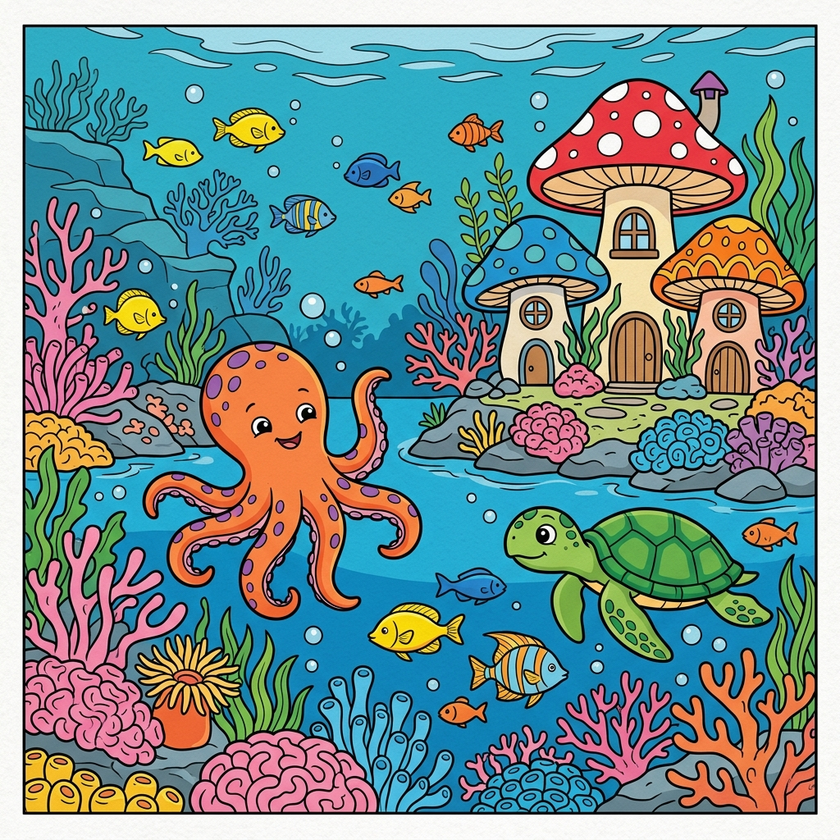
#> input picture CozyColor/assets/colored.png, 840 x 840 px, shrunk from 1024 x 1024 before the run
$ python -i extract_outlines.py   (imports and definitions only)
#> lines starting #> are read from the running program, lines starting #| are printed output that depends on the picture; after the words box and inside, x2 and y2 are one past the last pixel; in counts of white or black regions, pixels touching at a corner belong together
import os
import cv2
import numpy as np

def extract_coloring_lines(input_path, output_path):
    """
    Экстрагирует чистые контуры (лайн-арт) из цветного изображения для создания раскраски.
    Использует детектор границ Кэнни (Canny) для получения тонких и четких линий.
    """
#> called with input_path = 'assets/colored.png', output_path = 'out.png'
    img = cv2.imread(input_path)
#> img is the input picture: shape (840, 840, 3); mean B, G, R 144.2, 143, 113.6
    if img is None:
        print(f"Ошибка загрузки: {input_path}")
        return False

    # Шаг 1: Перевод в градации серого
    gray = cv2.cvtColor(img, cv2.COLOR_BGR2GRAY)
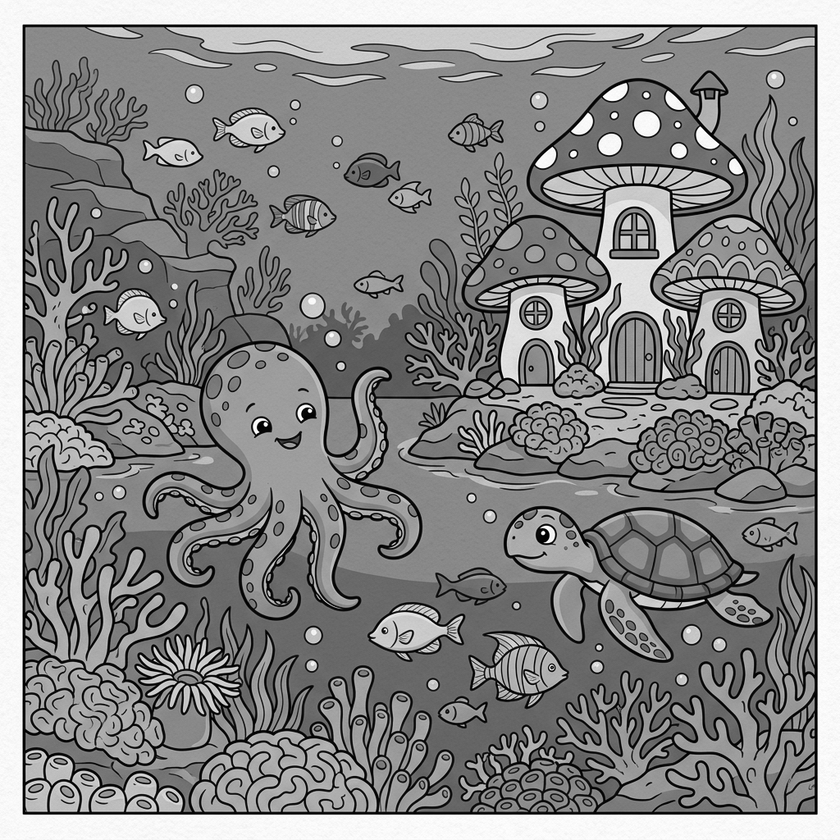
#> gray: shape (840, 840); min 0, max 255, mean 134.4

    # Шаг 2: Билатеральный фильтр для сглаживания цветового шума и сохранения резких границ
    smoothed = cv2.bilateralFilter(gray, 9, 75, 75)
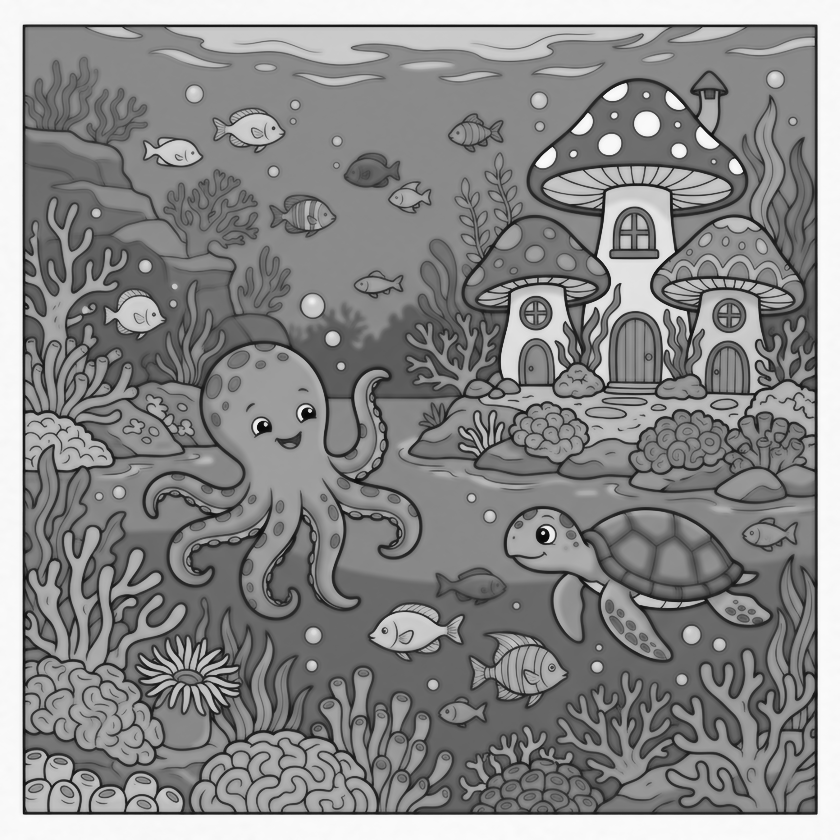
#> smoothed: shape (840, 840); min 5, max 252, mean 136.1

    # Шаг 3: Детектор границ Кэнни (Canny). Он находит перепады и превращает сплошные заливки (как глаза) в контуры
    edges = cv2.Canny(smoothed, 50, 150)
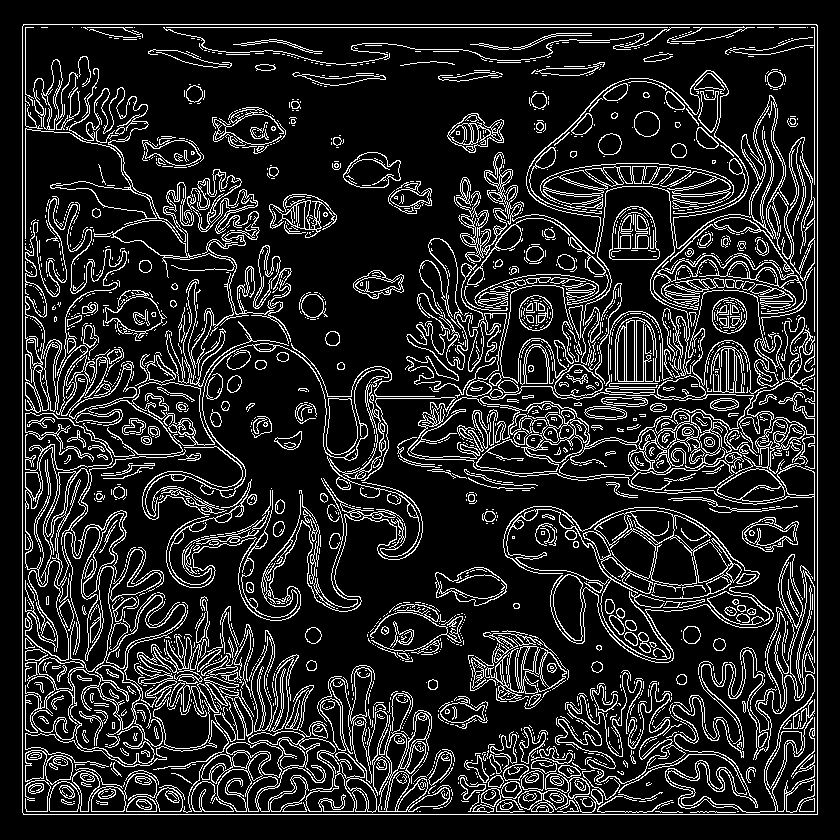
#> edges: shape (840, 840); 14.4% white in thin lines or dots, all inside (x1, y1, x2, y2) = (22, 24, 818, 815)

    # Шаг 4: Слегка утолщаем линии (на 1 пиксель), чтобы они выглядели как в раскраске
    kernel = np.ones((2, 2), np.uint8)
    dilated_edges = cv2.dilate(edges, kernel, iterations=1)
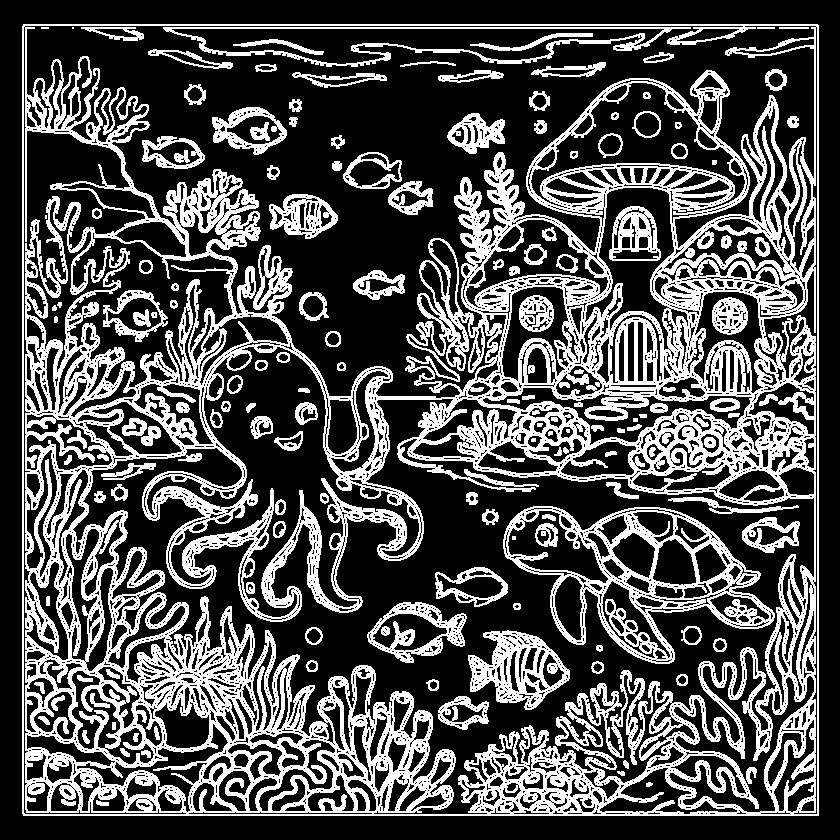
#> dilated_edges: shape (840, 840); 31.4% white; 157 white regions (6 under 20 px), largest, box (x1, y1, x2, y2) and area: (22, 24, 819, 816) 173162, (503, 506, 775, 664) 9932, (468, 630, 570, 710) 3620

    # Шаг 5: Инвертируем (черные линии на белом фоне)
    cleaned = cv2.bitwise_not(dilated_edges)

    # Записываем результат
    cv2.imwrite(output_path, cleaned)
    return True

# [20 lines not run here, left out]

>>> result = extract_coloring_lines('assets/colored.png', 'out.png')
